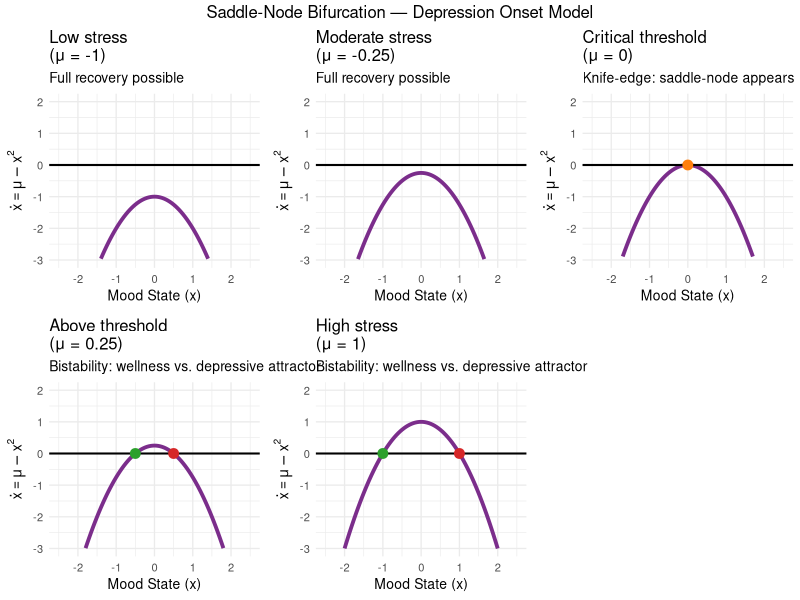
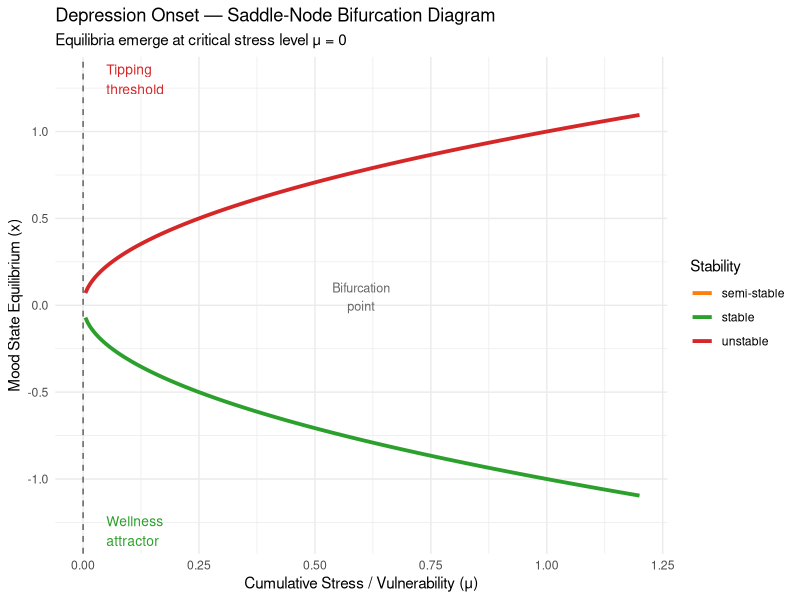
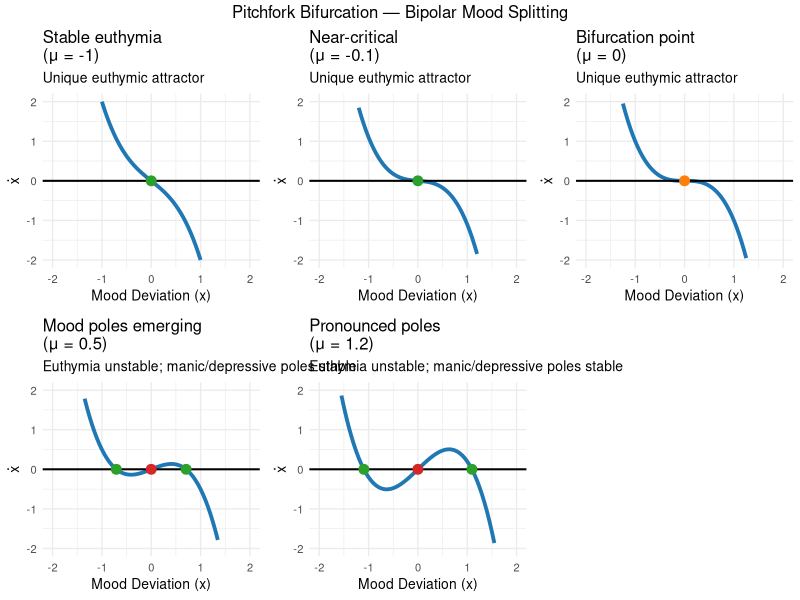
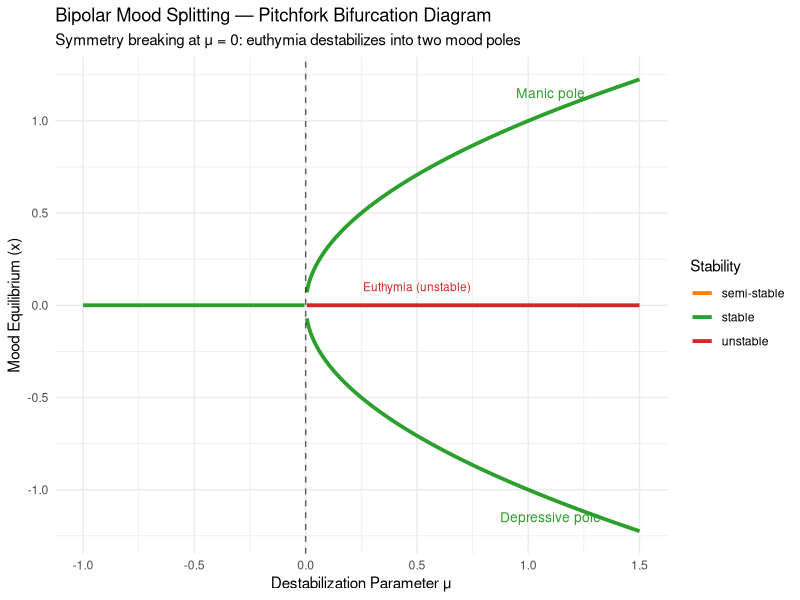
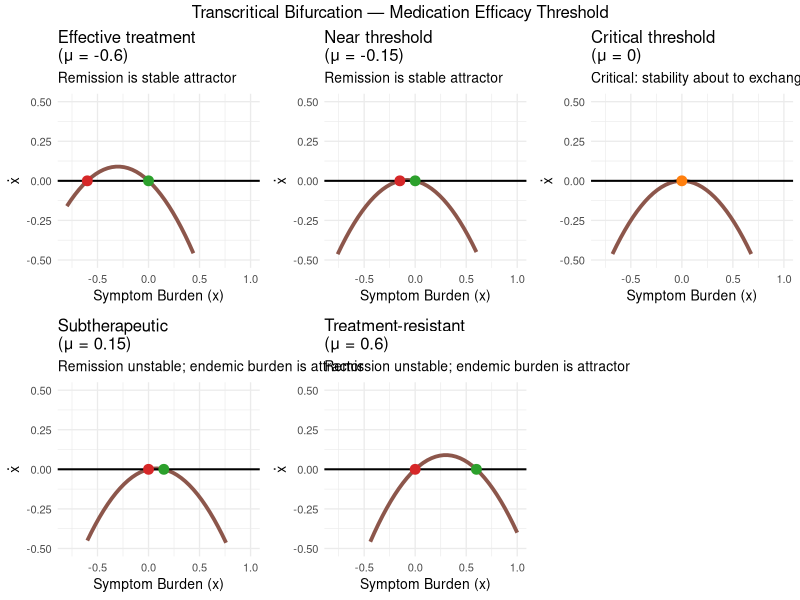
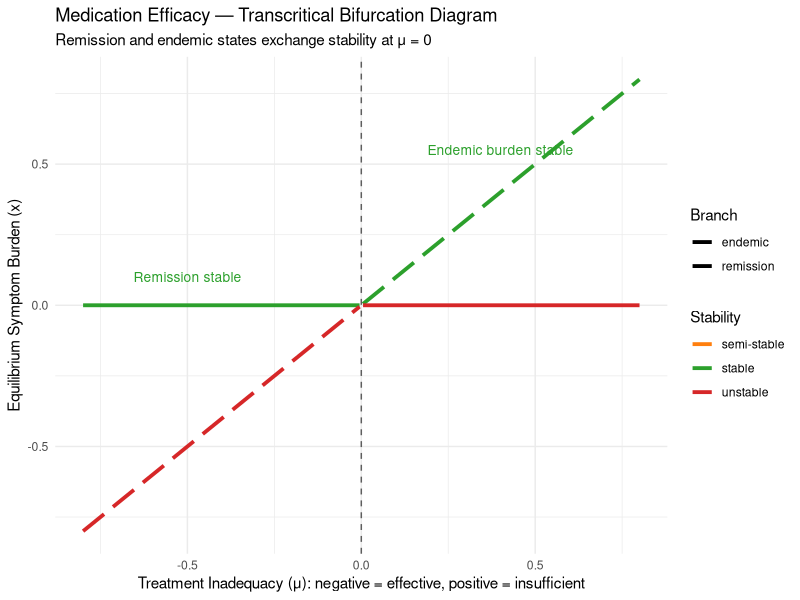
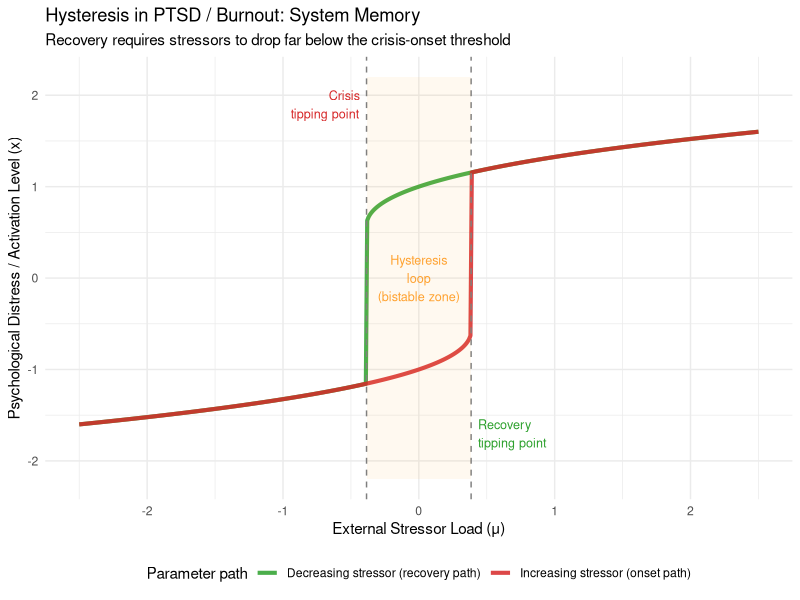
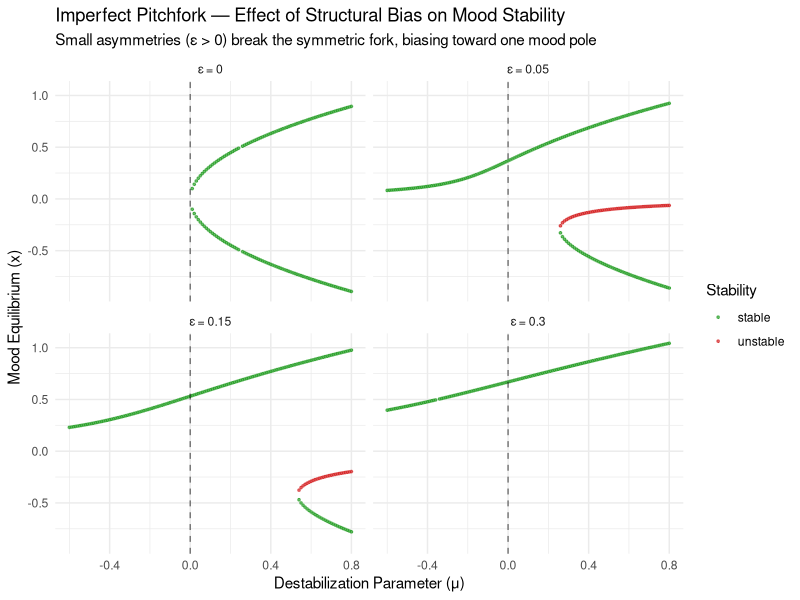

Generate these figures, in order, with R:
## ---- chunk 1
library(ggplot2)
library(dplyr)
library(gridExtra)
library(viridis)

# ── Saddle-node: Depression onset ────────────────────────────────────────────
# dot_x = mu - x^2
# x     = mood deviation (positive = symptomatic burden above baseline)
# mu    = cumulative stress / vulnerability parameter

f_depression <- function(x, mu) mu - x^2

mu_values <- c(-1, -0.25, 0, 0.25, 1)
labels    <- c("Low stress\n(μ = -1)",
               "Moderate stress\n(μ = -0.25)",
               "Critical threshold\n(μ = 0)",
               "Above threshold\n(μ = 0.25)",
               "High stress\n(μ = 1)")

x_vals <- seq(-3, 3, by = 0.05)

sn_plots <- lapply(seq_along(mu_values), function(i) {
  mu <- mu_values[i]
  df <- data.frame(x = x_vals, fx = f_depression(x_vals, mu))

  fp <- if (mu < 0) {
    data.frame(x = numeric(0), col = character(0))
  } else if (mu == 0) {
    data.frame(x = 0, col = "semi-stable")
  } else {
    data.frame(x = c(-sqrt(mu), sqrt(mu)), col = c("stable", "unstable"))
  }

  p <- ggplot(df, aes(x, fx)) +
    geom_line(colour = "#7B2D8B", linewidth = 1.3) +
    geom_hline(yintercept = 0, linewidth = 0.7) +
    ylim(-3, 2) + xlim(-2.5, 2.5) +
    labs(title = labels[i],
         x = "Mood State (x)",
         y = expression(dot(x) == mu - x^2),
         subtitle = if (mu < 0) "Full recovery possible"
                    else if (mu == 0) "Knife-edge: saddle-node appears"
                    else "Bistability: wellness vs. depressive attractor") +
    theme_minimal(base_size = 10)

  if (nrow(fp) > 0) {
    colours <- c("stable" = "#2ca02c", "unstable" = "#d62728",
                 "semi-stable" = "#ff7f0e")
    p <- p + geom_point(data = data.frame(x = fp$x, y = 0),
                        aes(x, y), colour = colours[fp$col], size = 3)
  }
  p
})

do.call(grid.arrange, c(sn_plots, ncol = 3,
  top = "Saddle-Node Bifurcation — Depression Onset Model"))
## ---- chunk 2
# ── Saddle-node bifurcation diagram ─────────────────────────────────────────
mu_seq <- seq(-0.05, 1.2, by = 0.005)
bif_sn <- do.call(rbind, lapply(mu_seq, function(mu) {
  if (mu < 0) return(NULL)
  if (mu == 0) return(data.frame(mu = mu, x = 0, stability = "semi-stable"))
  data.frame(mu  = c(mu, mu),
             x   = c(-sqrt(mu), sqrt(mu)),
             stability = c("stable", "unstable"))
}))

ggplot(bif_sn, aes(mu, x, colour = stability, group = interaction(stability, x >= 0))) +
  geom_line(linewidth = 1.3) +
  geom_vline(xintercept = 0, linetype = "dashed", alpha = 0.6) +
  scale_colour_manual(values = c("stable" = "#2ca02c", "unstable" = "#d62728",
                                  "semi-stable" = "#ff7f0e")) +
  annotate("text", x = 0.05, y = 1.3, label = "Tipping\nthreshold",
           colour = "#d62728", size = 3.5, hjust = 0) +
  annotate("text", x = 0.05, y = -1.3, label = "Wellness\nattractor",
           colour = "#2ca02c", size = 3.5, hjust = 0) +
  annotate("text", x = 0.6, y = 0.05, label = "Bifurcation\npoint",
           colour = "grey40", size = 3.2) +
  labs(title = "Depression Onset — Saddle-Node Bifurcation Diagram",
       subtitle = "Equilibria emerge at critical stress level μ = 0",
       x = "Cumulative Stress / Vulnerability (μ)",
       y = "Mood State Equilibrium (x)",
       colour = "Stability") +
  theme_minimal()
## ---- chunk 3
# ── Pitchfork bifurcation: Bipolar mood splitting ────────────────────────────
# dot_x = mu*x - x^3
# x     = mood deviation from euthymia (positive = manic pole, negative = depressive pole)
# mu    = circadian/pharmacological destabilization parameter

f_bipolar <- function(x, mu) mu * x - x^3

mu_values_pf <- c(-1, -0.1, 0, 0.5, 1.2)
labels_pf <- c("Stable euthymia\n(μ = -1)",
               "Near-critical\n(μ = -0.1)",
               "Bifurcation point\n(μ = 0)",
               "Mood poles emerging\n(μ = 0.5)",
               "Pronounced poles\n(μ = 1.2)")

pf_plots <- lapply(seq_along(mu_values_pf), function(i) {
  mu  <- mu_values_pf[i]
  df  <- data.frame(x = x_vals, fx = f_bipolar(x_vals, mu))

  fp <- if (mu < 0) {
    data.frame(x = 0, col = "stable")
  } else if (mu == 0) {
    data.frame(x = 0, col = "semi-stable")
  } else {
    data.frame(x = c(-sqrt(mu), 0, sqrt(mu)),
               col = c("stable", "unstable", "stable"))
  }

  colours <- c("stable" = "#2ca02c", "unstable" = "#d62728", "semi-stable" = "#ff7f0e")

  ggplot(df, aes(x, fx)) +
    geom_line(colour = "#1f77b4", linewidth = 1.3) +
    geom_hline(yintercept = 0, linewidth = 0.7) +
    geom_point(data = data.frame(x = fp$x, y = 0),
               aes(x, y), colour = colours[fp$col], size = 3) +
    ylim(-2, 2) + xlim(-2, 2) +
    labs(title = labels_pf[i],
         x = "Mood Deviation (x)",
         y = expression(dot(x)),
         subtitle = if (mu <= 0) "Unique euthymic attractor"
                    else "Euthymia unstable; manic/depressive poles stable") +
    theme_minimal(base_size = 10)
})

do.call(grid.arrange, c(pf_plots, ncol = 3,
  top = "Pitchfork Bifurcation — Bipolar Mood Splitting"))
## ---- chunk 4
# ── Pitchfork bifurcation diagram ────────────────────────────────────────────
mu_seq_pf <- seq(-1, 1.5, by = 0.005)
bif_pf <- do.call(rbind, lapply(mu_seq_pf, function(mu) {
  if (mu < 0) return(data.frame(mu = mu, x = 0, stability = "stable"))
  if (mu == 0) return(data.frame(mu = mu, x = 0, stability = "semi-stable"))
  data.frame(mu  = c(mu, mu, mu),
             x   = c(-sqrt(mu), 0, sqrt(mu)),
             stability = c("stable", "unstable", "stable"))
}))

ggplot(bif_pf, aes(mu, x, colour = stability,
                   group = interaction(stability, sign(x)))) +
  geom_line(linewidth = 1.3) +
  geom_vline(xintercept = 0, linetype = "dashed", alpha = 0.6) +
  scale_colour_manual(values = c("stable" = "#2ca02c", "unstable" = "#d62728",
                                  "semi-stable" = "#ff7f0e")) +
  annotate("text", x = 1.1, y  =  1.15, label = "Manic pole",    colour = "#2ca02c", size = 3.5) +
  annotate("text", x = 1.1, y  = -1.15, label = "Depressive pole", colour = "#2ca02c", size = 3.5) +
  annotate("text", x = 0.5, y  =  0.1,  label = "Euthymia (unstable)", colour = "#d62728", size = 3) +
  labs(title = "Bipolar Mood Splitting — Pitchfork Bifurcation Diagram",
       subtitle = "Symmetry breaking at μ = 0: euthymia destabilizes into two mood poles",
       x = "Destabilization Parameter μ",
       y = "Mood Equilibrium (x)",
       colour = "Stability") +
  theme_minimal()
## ---- chunk 5
# ── Transcritical bifurcation: Medication efficacy ───────────────────────────
# dot_x = mu*x - x^2
# x     = residual symptom burden (0 = remission)
# mu    = treatment inadequacy (negative = effective, positive = insufficient)

f_tx <- function(x, mu) mu * x - x^2

mu_values_tc <- c(-0.6, -0.15, 0, 0.15, 0.6)
labels_tc <- c("Effective treatment\n(μ = -0.6)",
               "Near threshold\n(μ = -0.15)",
               "Critical threshold\n(μ = 0)",
               "Subtherapeutic\n(μ = 0.15)",
               "Treatment-resistant\n(μ = 0.6)")

tc_plots <- lapply(seq_along(mu_values_tc), function(i) {
  mu <- mu_values_tc[i]
  df <- data.frame(x = seq(-1, 1.2, by = 0.04), fx = f_tx(seq(-1, 1.2, by = 0.04), mu))

  fp <- data.frame(
    x   = c(0, mu),
    col = if (mu < 0) c("stable", "unstable") else if (mu == 0) c("semi-stable", NA) else c("unstable", "stable")
  )
  fp <- fp[!is.na(fp$col), ]
  colours <- c("stable" = "#2ca02c", "unstable" = "#d62728", "semi-stable" = "#ff7f0e")

  ggplot(df, aes(x, fx)) +
    geom_line(colour = "#8c564b", linewidth = 1.3) +
    geom_hline(yintercept = 0, linewidth = 0.7) +
    geom_point(data = data.frame(x = fp$x, y = 0),
               aes(x, y), colour = colours[fp$col], size = 3) +
    ylim(-0.5, 0.5) + xlim(-0.8, 1.0) +
    labs(title = labels_tc[i],
         x = "Symptom Burden (x)",
         y = expression(dot(x)),
         subtitle = if (mu < 0) "Remission is stable attractor"
                    else if (mu == 0) "Critical: stability about to exchange"
                    else "Remission unstable; endemic burden is attractor") +
    theme_minimal(base_size = 10)
})

do.call(grid.arrange, c(tc_plots, ncol = 3,
  top = "Transcritical Bifurcation — Medication Efficacy Threshold"))
## ---- chunk 6
mu_seq_tc <- seq(-0.8, 0.8, by = 0.005)
bif_tc <- do.call(rbind, lapply(mu_seq_tc, function(mu) {
  if (mu == 0) return(data.frame(mu = mu, x = 0, stability = "semi-stable",
                                  branch = "remission"))
  stabs <- if (mu < 0) c("stable", "unstable") else c("unstable", "stable")
  data.frame(mu = c(mu, mu), x = c(0, mu),
             stability = stabs,
             branch = c("remission", "endemic"))
}))

ggplot(bif_tc, aes(mu, x,
                   colour   = stability,
                   linetype = branch,
                   group    = interaction(branch, stability))) +  # ← key fix
  geom_line(linewidth = 1.3) +
  geom_vline(xintercept = 0, linetype = "dashed", alpha = 0.6) +
  scale_colour_manual(values = c("stable"      = "#2ca02c",
                                  "unstable"    = "#d62728",
                                  "semi-stable" = "#ff7f0e")) +
  scale_linetype_manual(values = c("remission" = "solid",
                                    "endemic"   = "longdash")) +
  annotate("text", x = -0.5, y =  0.1,  label = "Remission stable",
           colour = "#2ca02c", size = 3.5) +
  annotate("text", x =  0.4, y =  0.55, label = "Endemic burden stable",
           colour = "#2ca02c", size = 3.5) +
  labs(title    = "Medication Efficacy — Transcritical Bifurcation Diagram",
       subtitle = "Remission and endemic states exchange stability at μ = 0",
       x        = "Treatment Inadequacy (μ): negative = effective, positive = insufficient",
       y        = "Equilibrium Symptom Burden (x)",
       colour   = "Stability",
       linetype = "Branch") +
  theme_minimal()
## ---- chunk 7
# ── Hysteresis: PTSD/burnout memory ─────────────────────────────────────────
# dot_x = mu + x - x^3
# x     = psychological distress/activation level
# mu    = external stressor load (varied slowly forward then backward)

dx_ptsd <- function(x, mu) mu + x - x^3

dt    <- 0.02
steps <- 1500

# Forward sweep: increasing stressor
mu_fwd  <- seq(-2.5, 2.5, by = 0.01)
x_fwd   <- numeric(length(mu_fwd))
x_state <- -1.5                        # start in low-distress attractor
for (i in seq_along(mu_fwd)) {
  for (s in 1:steps) x_state <- x_state + dt * dx_ptsd(x_state, mu_fwd[i])
  x_fwd[i] <- x_state
}

# Backward sweep: decreasing stressor
mu_bwd  <- seq(2.5, -2.5, by = -0.01)
x_bwd   <- numeric(length(mu_bwd))
x_state <- tail(x_fwd, 1)             # continue from high-distress end
for (i in seq_along(mu_bwd)) {
  for (s in 1:steps) x_state <- x_state + dt * dx_ptsd(x_state, mu_bwd[i])
  x_bwd[i] <- x_state
}

df_hyst <- data.frame(
  mu  = c(mu_fwd, mu_bwd),
  x   = c(x_fwd, x_bwd),
  dir = rep(c("Increasing stressor (onset path)",
              "Decreasing stressor (recovery path)"),
            c(length(mu_fwd), length(mu_bwd)))
)

# Annotate fold points (approximate saddle-node locations for this system)
# At saddle-node: d/dx(mu + x - x^3) = 0 => 1 - 3x^2 = 0 => x = ±1/sqrt(3)
x_sn  <- 1 / sqrt(3)
mu_sn_upper <- x_sn^3 - x_sn   # ~ -0.385  (lower fold)
mu_sn_lower <- -x_sn^3 + x_sn  # ~  0.385  (upper fold: negative of above by symmetry)
# Correct: mu = x^3 - x  at fold points
mu_fold_pos  <-  x_sn^3 -  x_sn  # negative value ≈ -0.385
mu_fold_neg  <- -x_sn^3 + x_sn   #  positive value ≈  0.385

ggplot(df_hyst, aes(mu, x, colour = dir, group = dir)) +
  geom_path(linewidth = 1.4, alpha = 0.85) +
  geom_vline(xintercept = c(mu_fold_pos, mu_fold_neg),
             linetype = "dashed", colour = "grey50") +
  annotate("text", x = mu_fold_pos - 0.05, y = 1.9,
           label = "Crisis\ntipping point", colour = "#d62728", size = 3.2, hjust = 1) +
  annotate("text", x = mu_fold_neg + 0.05, y = -1.7,
           label = "Recovery\ntipping point", colour = "#2ca02c", size = 3.2, hjust = 0) +
  annotate("rect", xmin = mu_fold_pos, xmax = mu_fold_neg,
           ymin = -2.2, ymax = 2.2, alpha = 0.06, fill = "orange") +
  annotate("text", x = 0, y = 0,
           label = "Hysteresis\nloop\n(bistable zone)", colour = "darkorange",
           size = 3.2, alpha = 0.8) +
  scale_colour_manual(values = c("Increasing stressor (onset path)"   = "#d62728",
                                  "Decreasing stressor (recovery path)" = "#2ca02c")) +
  labs(title = "Hysteresis in PTSD / Burnout: System Memory",
       subtitle = "Recovery requires stressors to drop far below the crisis-onset threshold",
       x = "External Stressor Load (μ)",
       y = "Psychological Distress / Activation Level (x)",
       colour = "Parameter path") +
  theme_minimal() +
  theme(legend.position = "bottom")
## ---- chunk 8
# ── Imperfect pitchfork: Differential care access ────────────────────────────
# dot_x = mu*x - x^3 + epsilon
# epsilon > 0: systematic bias toward positive mood pole (better access to care)
# epsilon < 0: systematic bias toward negative mood pole (structural barriers)

find_equilibria <- function(mu, eps, x_grid = seq(-3, 3, by = 0.05)) {
  f   <- function(x) mu * x - x^3 + eps
  fp  <- function(x) mu - 3 * x^2
  roots <- c()
  for (k in 1:(length(x_grid) - 1)) {
    if (f(x_grid[k]) * f(x_grid[k + 1]) < 0) {
      r <- tryCatch(uniroot(f, c(x_grid[k], x_grid[k+1]))$root, error = function(e) NA)
      if (!is.na(r)) roots <- c(roots, r)
    }
  }
  if (length(roots) == 0) return(NULL)
  roots <- unique(round(roots, 4))
  data.frame(x    = roots,
             stab = ifelse(fp(roots) < 0, "stable", "unstable"))
}

eps_values  <- c(0, 0.05, 0.15, 0.3)
mu_seq_imp  <- seq(-0.6, 0.8, by = 0.01)

imp_data <- do.call(rbind, lapply(eps_values, function(eps) {
  rows <- do.call(rbind, lapply(mu_seq_imp, function(mu) {
    eq <- find_equilibria(mu, eps)
    if (is.null(eq)) return(NULL)
    cbind(eq, mu = mu, epsilon = eps)
  }))
  rows
}))

ggplot(imp_data, aes(mu, x, colour = stab)) +
  geom_point(size = 0.6, alpha = 0.7) +
  geom_vline(xintercept = 0, linetype = "dashed", alpha = 0.5) +
  scale_colour_manual(values = c("stable" = "#2ca02c", "unstable" = "#d62728")) +
  facet_wrap(~ paste("ε =", epsilon), ncol = 2) +
  labs(title = "Imperfect Pitchfork — Effect of Structural Bias on Mood Stability",
       subtitle = "Small asymmetries (ε > 0) break the symmetric fork, biasing toward one mood pole",
       x = "Destabilization Parameter (μ)",
       y = "Mood Equilibrium (x)",
       colour = "Stability") +
  theme_minimal()
## ---- chunk 9
# ── Cusp catastrophe: Stress–support parameter space ─────────────────────────
mu_g  <- seq(-1, 1,  by = 0.04)
nu_g  <- seq(-2, 2,  by = 0.04)
grid  <- expand.grid(mu = mu_g, nu = nu_g)

# Discriminant for x^3 - nu*x - mu = 0:  4nu^3 - 27*mu^2  (two equilibria when > 0  ... for the fold form)
# For mu + nu*x - x^3 = 0 rewritten as x^3 - nu*x - mu = 0
# discriminant = 4nu^3 - 27 mu^2; two distinct real roots when disc > 0 AND nu > 0
grid$disc <- 4 * grid$nu^3 - 27 * grid$mu^2
grid$region <- ifelse(grid$disc > 0 & grid$nu > 0, "Bistable (2 stable states)", "Monostable (1 stable state)")

# Cusp boundary curve
nu_c   <- seq(0, 2, by = 0.01)
mu_c_p <-  sqrt(4 * nu_c^3 / 27)
mu_c_n <- -sqrt(4 * nu_c^3 / 27)
cusp_bnd <- data.frame(
  nu = c(nu_c, rev(nu_c)),
  mu = c(mu_c_p, rev(mu_c_n))
)

cusp_map <- ggplot(grid, aes(mu, nu, fill = region)) +
  geom_tile(alpha = 0.6) +
  geom_path(data = cusp_bnd, aes(mu, nu), colour = "red", linewidth = 1.8, inherit.aes = FALSE) +
  geom_point(aes(x = 0, y = 0), colour = "red", size = 4, inherit.aes = FALSE) +
  scale_fill_manual(values = c("Bistable (2 stable states)" = "#FDDBC7",
                                "Monostable (1 stable state)" = "#D1E5F0")) +
  annotate("text", x = 0, y = 0.15, label = "Cusp\npoint", colour = "red", size = 3.5) +
  annotate("text", x = 0, y = 1.4,  label = "↑ High mood lability\n(bistable zone)",
           colour = "#8c3d07", size = 3.2, hjust = 0.5) +
  annotate("text", x = 0.6, y = -1.2, label = "Monostable\n(resilient)",
           colour = "#1f4e79", size = 3.2) +
  labs(title = "Cusp Catastrophe — Stress × Mood Lability Parameter Space",
       subtitle = "Bistability (and catastrophic transitions) only exist above a critical lability threshold",
       x = "Net Symptom Pressure (μ): negative = net protective, positive = net stressor",
       y = "Mood Lability / System Sensitivity (ν)",
       fill = "") +
  theme_minimal() +
  theme(legend.position = "bottom")

print(cusp_map)
## ---- chunk 10
# ── Composite phase line portrait: Clinical state space ──────────────────────
# Illustrates a patient in the bistable regime of the PTSD hysteresis model
# with three equilibria: two stable (low/high distress) and one unstable threshold

library(ggplot2)
library(grid)

mu <- 0.3
nu <- 1
f <- function(x) mu + nu * x - x^3

x_range <- seq(-1.8, 1.8, by = 0.01)
df_comp <- data.frame(x = x_range, fx = f(x_range))

# Locate roots using sign changes on the sampled grid
idx <- which(head(df_comp$fx, -1) * tail(df_comp$fx, -1) < 0)
eq_x <- vapply(
  idx,
  function(i) uniroot(f, df_comp$x[c(i, i + 1)])$root,
  numeric(1)
)

eq_df <- data.frame(
  x = eq_x,
  y = 0,
  derivative = nu - 3 * eq_x^2
)
eq_df$stab <- ifelse(eq_df$derivative < 0, "stable", "unstable")
eq_df$label <- sprintf(
  "x* = %.2f\nf' = %.2f", eq_df$x, eq_df$derivative
)

# Each arrow follows the sign of f(x) in its interval
arrows_df <- data.frame(
  x    = c(-1.50, -0.60, -0.10, 1.50),
  xend = c(-1.30, -0.72,  0.10, 1.30),
  y = 0,
  yend = 0
)

ggplot(df_comp, aes(x = x, y = fx)) +
  geom_ribbon(
    aes(ymin = pmin(fx, 0), ymax = pmax(fx, 0),
        fill = ifelse(fx >= 0, "Increasing distress",
                     "Decreasing distress")),
    alpha = 0.15
  ) +
  geom_line(colour = "#2c3e50", linewidth = 1.2) +
  geom_hline(yintercept = 0, linewidth = 0.6) +
  geom_segment(
    data = arrows_df,
    aes(x = x, xend = xend, y = y, yend = yend),
    inherit.aes = FALSE,
    arrow = arrow(length = unit(0.18, "cm")),
    colour = "#555555",
    linewidth = 0.8
  ) +
  geom_point(
    data = eq_df,
    aes(x = x, y = y, colour = stab),
    inherit.aes = FALSE,
    size = 3.5
  ) +
  geom_text(
    data = eq_df,
    aes(x = x, y = y, label = label, colour = stab),
    inherit.aes = FALSE,
    nudge_y = 0.35,
    size = 3,
    show.legend = FALSE
  ) +
  scale_colour_manual(
    values = c(stable = "#2ca02c", unstable = "#d62728")
  ) +
  scale_fill_manual(
    values = c(
      "Increasing distress" = "#2ca02c",
      "Decreasing distress" = "#d62728"
    )
  ) +
  labs(
    title = "Phase portrait: bistable distress model",
    subtitle = "The unstable equilibrium separates the two basins of attraction",
    x = "Distress state (x)",
    y = expression(dot(x) == 0.3 + x - x^3),
    colour = "Equilibrium",
    fill = "Direction of change"
  ) +
  theme_minimal()
